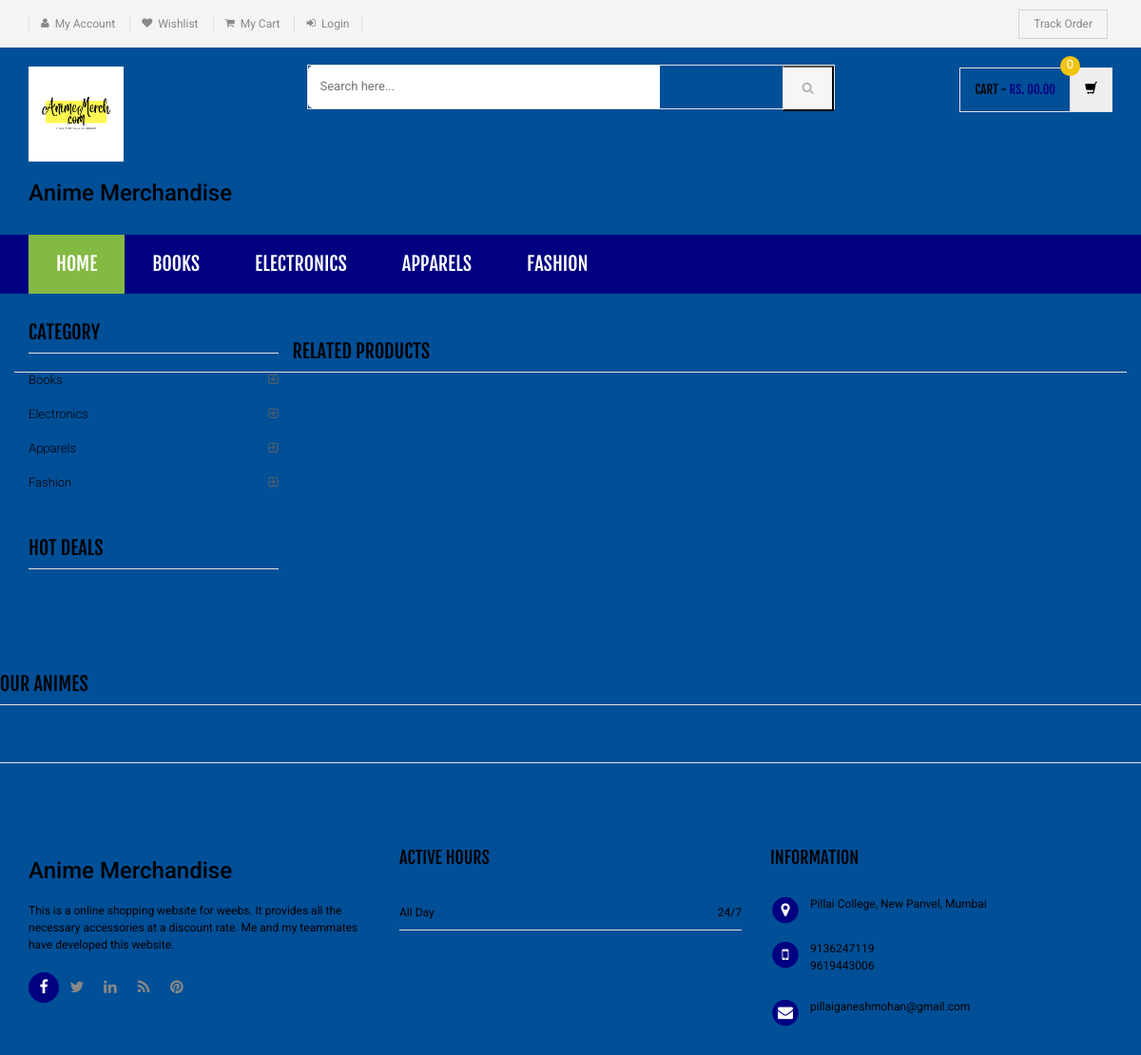
Page /shopping/product-details.php on the committed database.
### tables this page shows
CREATE TABLE `category` (
  `id` int(11) NOT NULL,
  `categoryName` varchar(255) DEFAULT NULL,
  `categoryDescription` longtext DEFAULT NULL,
  `creationDate` timestamp NOT NULL DEFAULT current_timestamp(),
  `updationDate` varchar(255) DEFAULT NULL
);

### shopping/product-details.php (the view, shortened to what this page needs)
<?php
include('includes/config.php');
?>
<!DOCTYPE html>
<html lang="en">
	<head>
	    <link rel="stylesheet" href="assets/css/bootstrap.min.css">
	    <link rel="stylesheet" href="assets/css/main.css">
	    <link rel="stylesheet" href="assets/css/green.css">
	    <link rel="stylesheet" href="assets/css/owl.carousel.css">
		<link rel="stylesheet" href="assets/css/owl.transitions.css">
		<link href="assets/css/lightbox.css" rel="stylesheet">
		<link rel="stylesheet" href="assets/css/animate.min.css">
		<link rel="stylesheet" href="assets/css/rateit.css">
		<link rel="stylesheet" href="assets/css/bootstrap-select.min.css">
		<link rel="stylesheet" href="assets/css/config.css">
		<link href="assets/css/green.css" rel="alternate stylesheet" title="Green color">
		<link href="assets/css/blue.css" rel="alternate stylesheet" title="Blue color">
		<link href="assets/css/red.css" rel="alternate stylesheet" title="Red color">
		<link href="assets/css/orange.css" rel="alternate stylesheet" title="Orange color">
		<link href="assets/css/dark-green.css" rel="alternate stylesheet" title="Darkgreen color">
		<link rel="stylesheet" href="assets/css/font-awesome.min.css">
	</head>
    <body class="cnt-home">
<header class="header-style-1">
<?php include('includes/top-header.php');?>
<?php include('includes/main-header.php');?>
<?php include('includes/menu-bar.php');?>
</header>
<div class="body-content outer-top-xs">
	<div class='container'>
		<div class='row single-product outer-bottom-sm '>
			<div class='col-md-3 sidebar'>
				<div class="sidebar-module-container">
<div class="sidebar-widget outer-bottom-xs wow fadeInUp">
	<h3 class="section-title">Category</h3>
	<div class="sidebar-widget-body m-t-10">
		<div class="accordion">
		            <?php $sql=mysqli_query($con,"select id,categoryName  from category");
while($row=mysqli_fetch_array($sql))
{
    ?>
	    	<div class="accordion-group">
	            <div class="accordion-heading">
	                <a href="category.php?cid=<?php echo $row['id'];?>"  class="accordion-toggle collapsed">
	                   <?php echo $row['categoryName'];?>
	                </a>
	            </div>
	        </div>
	        <?php } ?>
	    </div>
	</div>
</div>
<div class="sidebar-widget hot-deals wow fadeInUp">
	<h3 class="section-title">hot deals</h3>
</div>
				</div>
			</div>
<section class="section featured-product wow fadeInUp">
	<h3 class="section-title">Related Products </h3>
</section>
			</div>
		</div>
<?php include('includes/brands-slider.php');?>
</div>
<?php include('includes/footer.php');?>
</body>
</html>

### shopping/includes/menu-bar.php (shortened to what this page needs)
<div class="header-nav animate-dropdown">
    <div class="container">
        <div class="yamm navbar navbar-default" role="navigation">
            <div class="nav-bg-class">
                <div class="navbar-collapse collapse" id="mc-horizontal-menu-collapse">
	<div class="nav-outer">
		<ul class="nav navbar-nav">
			<li class="active dropdown yamm-fw">
				<a href="index.php" data-hover="dropdown" class="dropdown-toggle">Home</a>
			</li>
              <?php $sql=mysqli_query($con,"select id,categoryName  from category limit 6");
while($row=mysqli_fetch_array($sql))
{
    ?>
			<li class="dropdown yamm">
				<a href="category.php?cid=<?php echo $row['id'];?>"> <?php echo $row['categoryName'];?></a>
			</li>
			<?php } ?>
		</ul>
		<div class="clearfix"></div>
	</div>
</div>
            </div>
        </div>
    </div>
</div>

### shopping/assets/css/green.css (style rules this page uses)
a { color: #000080; }
.header-style-1 .header-nav { background: #000080; }
.cnt-home .header-style-1 .header-nav .navbar .navbar-nav > li.active { background: #84b943; }
.sidebar .sidebar-module-container .sidebar-widget .sidebar-widget-body .accordion .accordion-group .accordion-heading .accordion-toggle, .sidebar .sidebar-module-container .sidebar-widget .sidebar-widget-body .accordion .accordion-group .accordion-heading .accordion-toggle:hover, .sidebar .sidebar-module-container .sidebar-widget .sidebar-widget-body .accordion .accordion-group .accordion-heading .accordion-toggle:focus, .sidebar .sidebar-module-container .sidebar-widget .sidebar-widget-body .accordion .accordion-group .accordion-heading .accordion-toggle:after { color: #000080; }

### shopping/assets/css/lightbox.css (style rules this page uses)
body:after { content: url(../images/close.png) url(../images/loading.gif) url(../images/prev.png) url(../images/next.png); display: none; }

### shopping/assets/css/blue.css (style rules this page uses)
a { color: #3498db; }
.header-style-1 .header-nav { background: #3498db; }
.cnt-home .header-style-1 .header-nav .navbar .navbar-nav > li.active { background: #1d6ca1; }
.sidebar .sidebar-module-container .sidebar-widget .sidebar-widget-body .accordion .accordion-group .accordion-heading .accordion-toggle, .sidebar .sidebar-module-container .sidebar-widget .sidebar-widget-body .accordion .accordion-group .accordion-heading .accordion-toggle:hover, .sidebar .sidebar-module-container .sidebar-widget .sidebar-widget-body .accordion .accordion-group .accordion-heading .accordion-toggle:focus, .sidebar .sidebar-module-container .sidebar-widget .sidebar-widget-body .accordion .accordion-group .accordion-heading .accordion-toggle:after { color: #3498db; }

### shopping/assets/css/red.css (style rules this page uses)
a { color: #ff6c6c; }
.header-style-1 .header-nav { background: #ff6c6c; }
.cnt-home .header-style-1 .header-nav .navbar .navbar-nav > li.active { background: #ff1a1a; }
.sidebar .sidebar-module-container .sidebar-widget .sidebar-widget-body .accordion .accordion-group .accordion-heading .accordion-toggle, .sidebar .sidebar-module-container .sidebar-widget .sidebar-widget-body .accordion .accordion-group .accordion-heading .accordion-toggle:hover, .sidebar .sidebar-module-container .sidebar-widget .sidebar-widget-body .accordion .accordion-group .accordion-heading .accordion-toggle:focus, .sidebar .sidebar-module-container .sidebar-widget .sidebar-widget-body .accordion .accordion-group .accordion-heading .accordion-toggle:after { color: #ff6c6c; }

### shopping/assets/css/orange.css (style rules this page uses)
a { color: #f39c12; }
.header-style-1 .header-nav { background: #f39c12; }
.cnt-home .header-style-1 .header-nav .navbar .navbar-nav > li.active { background: #ab6c09; }
.sidebar .sidebar-module-container .sidebar-widget .sidebar-widget-body .accordion .accordion-group .accordion-heading .accordion-toggle, .sidebar .sidebar-module-container .sidebar-widget .sidebar-widget-body .accordion .accordion-group .accordion-heading .accordion-toggle:hover, .sidebar .sidebar-module-container .sidebar-widget .sidebar-widget-body .accordion .accordion-group .accordion-heading .accordion-toggle:focus, .sidebar .sidebar-module-container .sidebar-widget .sidebar-widget-body .accordion .accordion-group .accordion-heading .accordion-toggle:after { color: #f39c12; }

### shopping/assets/css/dark-green.css (style rules this page uses)
a { color: #12cca7; }
.header-style-1 .header-nav { background: #12cca7; }
.cnt-home .header-style-1 .header-nav .navbar .navbar-nav > li.active { background: #0b816a; }
.sidebar .sidebar-module-container .sidebar-widget .sidebar-widget-body .accordion .accordion-group .accordion-heading .accordion-toggle, .sidebar .sidebar-module-container .sidebar-widget .sidebar-widget-body .accordion .accordion-group .accordion-heading .accordion-toggle:hover, .sidebar .sidebar-module-container .sidebar-widget .sidebar-widget-body .accordion .accordion-group .accordion-heading .accordion-toggle:focus, .sidebar .sidebar-module-container .sidebar-widget .sidebar-widget-body .accordion .accordion-group .accordion-heading .accordion-toggle:after { color: #12cca7; }

### rows in the picture
category: categoryName "BOOKS", categoryName "Books"
category: categoryName "ELECTRONICS", categoryName "Electronics"
category: categoryName "APPARELS", categoryName "Apparels"
category: categoryName "FASHION", categoryName "Fashion"
